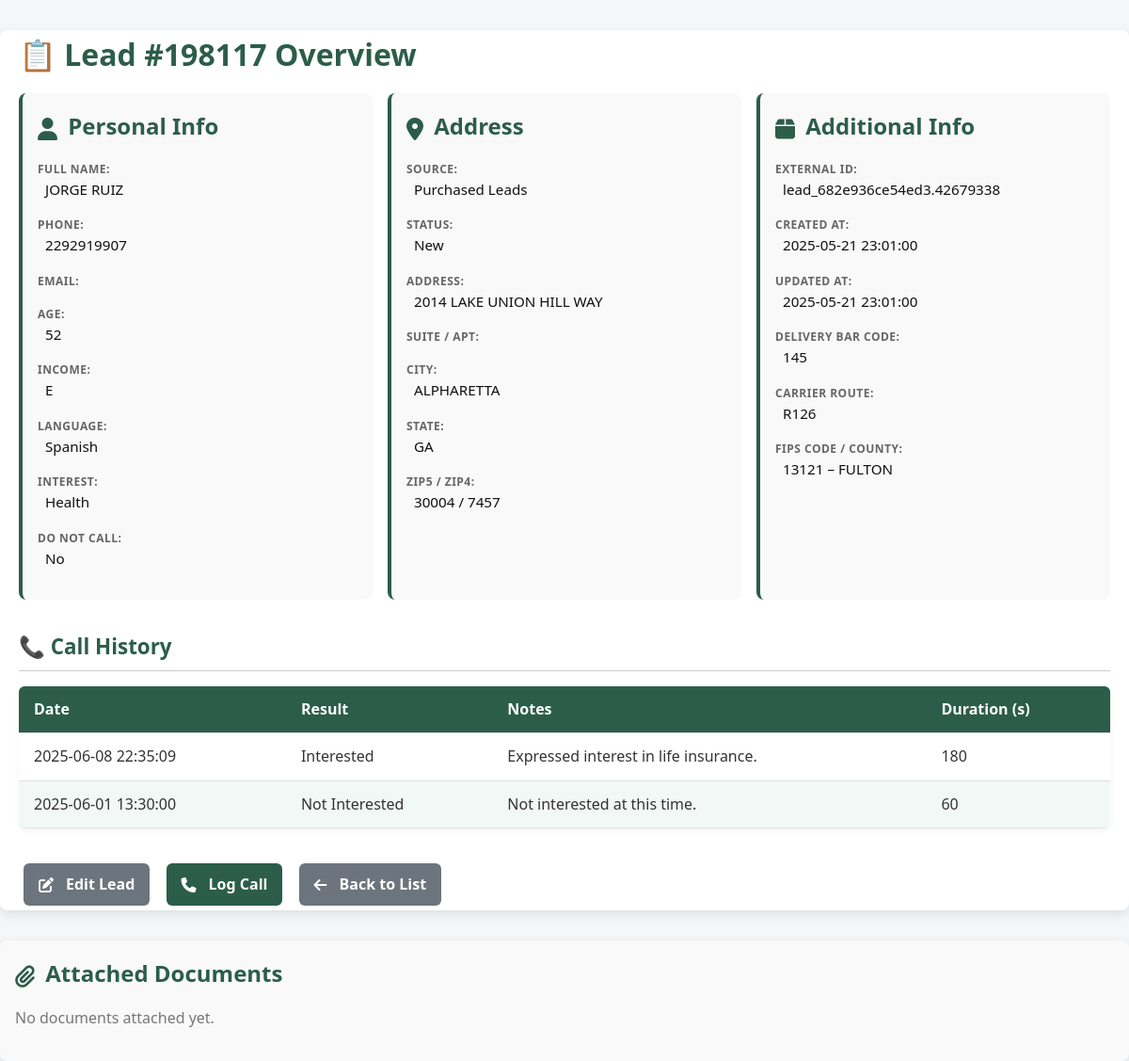
/leads/view.php?id=198117 (signed in), run on the app's committed database.
### tables this page shows
CREATE TABLE `leads` (
  `id` int(11) NOT NULL,
  `external_id` varchar(100) NOT NULL,
  `prefix` varchar(20) DEFAULT NULL,
  `first_name` varchar(50) NOT NULL,
  `mi` varchar(10) DEFAULT NULL,
  `last_name` varchar(50) NOT NULL,
  `phone` varchar(20) NOT NULL,
  `email` varchar(100) DEFAULT NULL,
  `address_line` varchar(150) DEFAULT NULL,
  `suite_apt` varchar(50) DEFAULT NULL,
  `city` varchar(50) DEFAULT NULL,
  `state` char(2) DEFAULT NULL,
  `zip5` char(5) DEFAULT NULL,
  `zip4` char(4) DEFAULT NULL,
  `delivery_point_bar_code` varchar(20) DEFAULT NULL,
  `carrier_route` varchar(20) DEFAULT NULL,
  `fips_county_code` char(5) DEFAULT NULL,
  `county_name` varchar(50) DEFAULT NULL,
  `age` int(11) DEFAULT NULL,
  `insurance_interest_id` int(11) DEFAULT NULL,
  `source_id` int(11) NOT NULL,
  `status_id` int(11) NOT NULL DEFAULT 1,
  `do_not_call` tinyint(1) NOT NULL DEFAULT 0,
  `taken_by` int(11) DEFAULT NULL,
  `taken_at` datetime DEFAULT NULL,
  `created_at` datetime NOT NULL DEFAULT current_timestamp(),
  `updated_at` datetime NOT NULL DEFAULT current_timestamp() ON UPDATE current_timestamp(),
  `income` varchar(10) DEFAULT NULL,
  `language` varchar(10) DEFAULT NULL,
  `notes` text DEFAULT NULL
);

CREATE TABLE `income_ranges` (
  `code` char(1) NOT NULL,
  `description` varchar(100) NOT NULL
);

CREATE TABLE `language_codes` (
  `code` char(2) NOT NULL,
  `description` varchar(100) NOT NULL
);

CREATE TABLE `insurance_interests` (
  `id` int(11) NOT NULL,
  `name` varchar(100) NOT NULL,
  `category` varchar(50) DEFAULT NULL,
  `active` tinyint(1) NOT NULL DEFAULT 1,
  `created_at` datetime NOT NULL DEFAULT current_timestamp()
);

CREATE TABLE `lead_sources` (
  `id` int(11) NOT NULL,
  `name` varchar(100) NOT NULL,
  `description` text DEFAULT NULL,
  `active` tinyint(1) NOT NULL DEFAULT 1,
  `created_at` datetime NOT NULL DEFAULT current_timestamp()
);

CREATE TABLE `lead_statuses` (
  `id` int(11) NOT NULL,
  `name` varchar(50) NOT NULL,
  `description` text DEFAULT NULL,
  `order_index` int(11) NOT NULL DEFAULT 99,
  `created_at` datetime NOT NULL DEFAULT current_timestamp()
);

CREATE TABLE `interactions` (
  `id` int(11) NOT NULL,
  `lead_id` int(11) NOT NULL,
  `user_id` int(11) NOT NULL,
  `disposition_id` int(11) NOT NULL,
  `notes` text DEFAULT NULL,
  `interaction_time` datetime NOT NULL DEFAULT current_timestamp(),
  `duration_seconds` int(11) DEFAULT NULL,
  `created_at` datetime NOT NULL DEFAULT current_timestamp(),
  `updated_at` datetime NOT NULL DEFAULT current_timestamp() ON UPDATE current_timestamp()
);

CREATE TABLE `dispositions` (
  `id` int(11) NOT NULL,
  `name` varchar(50) NOT NULL,
  `created_at` datetime NOT NULL DEFAULT current_timestamp()
);

### lib/db.php (called while the page is built, shortened)
<?php
function getPDO(): PDO
{
    static $pdo;
    if (!$pdo) {
        $dsn = sprintf(
            'mysql:host=%s;port=%d;dbname=%s;charset=utf8mb4',
            DB_HOST,
            DB_PORT,
            DB_NAME
        );
        $pdo = new PDO($dsn, DB_USER, DB_PASS, [
            PDO::ATTR_ERRMODE            => PDO::ERRMODE_EXCEPTION,
            PDO::ATTR_DEFAULT_FETCH_MODE => PDO::FETCH_ASSOC,
        ]);
    }
    return $pdo;
}

### lib/Interaction.php (called while the page is built, shortened)
<?php
require_once __DIR__ . '/db.php';
class Interaction
{
    public static function forLead(int $leadId): array
    {
        $stmt = getPDO()->prepare("
            SELECT i.*, d.name AS disposition, u.name AS agent
            FROM interactions i
            JOIN dispositions d ON i.disposition_id = d.id
            JOIN users u ON i.user_id = u.id
            WHERE i.lead_id = ?
            ORDER BY i.interaction_time DESC
        ");
        $stmt->execute([$leadId]);
        return $stmt->fetchAll();
    }
}

### lib/LeadLock.php (called while the page is built, shortened)
<?php
require_once __DIR__ . '/db.php';
class LeadLock
{
    public static function check(int $leadId): ?array
    {
        $pdo = getPDO();
        $pdo->prepare("DELETE FROM lead_locks WHERE expires_at < NOW()")->execute();
        $stmt = $pdo->prepare("SELECT user_id, locked_at, expires_at FROM lead_locks WHERE lead_id = ? LIMIT 1");
        $stmt->execute([$leadId]);
        return $stmt->fetch() ?: null;
    }
}

### leads/view.php (the view, shortened to what this page needs)
<?php
require_once __DIR__ . '/../lib/db.php';
require_once __DIR__ . '/../lib/Interaction.php';
require_once __DIR__ . '/../lib/LeadLock.php';
$user = Auth::user();
$leadId = (int)($_GET['id'] ?? 0);
$pdo = getPDO();
$stmt = $pdo->prepare("
    SELECT
      l.*,
      so.name   AS source,
      ii.name   AS interest,
      s.name    AS status,
      ir.description AS income_desc,
      lc.description AS language_desc
    FROM leads l
    LEFT JOIN lead_sources        so ON l.source_id              = so.id
    LEFT JOIN insurance_interests ii ON l.insurance_interest_id  = ii.id
    LEFT JOIN lead_statuses       s  ON l.status_id              = s.id
    LEFT JOIN income_ranges       ir ON l.income                 = ir.code
    LEFT JOIN language_codes      lc ON l.language               = lc.code
    WHERE l.id = ?
");
$stmt->execute([$leadId]);
$lead = $stmt->fetch(PDO::FETCH_ASSOC);
$calls = Interaction::forLead($leadId);
$lock = LeadLock::check($leadId);
$isLockedByOther = $lock && $lock['user_id'] !== $user['id'];
$stmt = $pdo->prepare("SELECT * FROM lead_documents WHERE lead_id = ?");
$stmt->execute([$leadId]);
$docs = $stmt->fetchAll(PDO::FETCH_ASSOC);
?>
<!DOCTYPE html>
<html lang="en">
<head>
  <link rel="stylesheet" href="./../assets/css/app.css">
  <link rel="stylesheet" href="https://cdnjs.cloudflare.com/ajax/libs/font-awesome/6.5.0/css/all.min.css ">
</head>
<body>
<div class="container">
  <h1>📋 Lead #<?= $leadId ?> Overview</h1>
  <div class="flex-wrap">
    <div class="section">
      <h3><i class="fas fa-user"></i> Personal Info</h3>
      <dl>
        <dt>FULL NAME:</dt>
        <dd><?= htmlspecialchars(trim("{$lead['first_name']} {$lead['last_name']}")) ?></dd>
        <dt>PHONE:</dt>
        <dd><?= htmlspecialchars($lead['phone']) ?></dd>
        <dt>EMAIL:</dt>
        <dt>AGE:</dt>
        <dd><?= htmlspecialchars($lead['age']) ?></dd>
        <dt>INCOME:</dt>
        <dd><?= htmlspecialchars($lead['income_desc'] ?? '') ?></dd>
        <dt>LANGUAGE:</dt>
        <dd><?= htmlspecialchars($lead['language_desc'] ?? '') ?></dd>
        <dt>INTEREST:</dt>
        <dd><?= htmlspecialchars($lead['interest']) ?></dd>
        <dt>DO NOT CALL:</dt>
        <dd><?= $lead['do_not_call'] ? 'Yes' : 'No' ?></dd>
      </dl>
    </div>
    <div class="section">
      <h3><i class="fas fa-map-marker-alt"></i> Address</h3>
      <dl>
        <dt>SOURCE:</dt>
        <dd><?= htmlspecialchars($lead['source']) ?></dd>
        <dt>STATUS:</dt>
        <dd><?= htmlspecialchars($lead['status']) ?></dd>
        <dt>ADDRESS:</dt>
        <dd><?= htmlspecialchars($lead['address_line']) ?></dd>
        <dt>SUITE / APT:</dt>
        <dt>CITY:</dt>
        <dd><?= htmlspecialchars($lead['city']) ?></dd>
        <dt>STATE:</dt>
        <dd><?= htmlspecialchars($lead['state']) ?></dd>
        <dt>ZIP5 / ZIP4:</dt>
        <dd><?= htmlspecialchars($lead['zip5']) ?> / <?= htmlspecialchars($lead['zip4']) ?></dd>
      </dl>
    </div>
    <div class="section">
      <h3><i class="fas fa-box"></i> Additional Info</h3>
      <dl>
        <dt>EXTERNAL ID:</dt>
        <dd><?= htmlspecialchars($lead['external_id']) ?></dd>
        <dt>CREATED AT:</dt>
        <dd><?= htmlspecialchars($lead['created_at']) ?></dd>
        <dt>UPDATED AT:</dt>
        <dd><?= htmlspecialchars($lead['updated_at']) ?></dd>
        <dt>DELIVERY BAR CODE:</dt>
        <dd><?= htmlspecialchars($lead['delivery_point_bar_code']) ?></dd>
        <dt>CARRIER ROUTE:</dt>
        <dd><?= htmlspecialchars($lead['carrier_route']) ?></dd>
        <dt>FIPS CODE / COUNTY:</dt>
        <dd><?= htmlspecialchars($lead['fips_county_code']) ?> – <?= htmlspecialchars($lead['county_name']) ?></dd>
      </dl>
    </div>
  </div>
  <h2 class="section-title">📞 Call History</h2>
  <table class="table">
    <thead>
      <tr>
        <th>Date</th>
        <th>Result</th>
        <th>Notes</th>
        <th>Duration (s)</th>
      </tr>
    </thead>
    <tbody>
      <?php if (empty($calls)): ?>
        <tr><td colspan="4" style="text-align: center;">No call history available.</td></tr>
      <?php else: ?>
        <?php foreach ($calls as $c): ?>
          <tr>
            <td><?= htmlspecialchars($c['interaction_time']) ?></td>
            <td><?= htmlspecialchars($c['disposition']) ?></td>
            <td><?= nl2br(htmlspecialchars(mb_strimwidth($c['notes'], 0, 60, '…'))) ?></td>
            <td><?= htmlspecialchars($c['duration_seconds']) ?></td>
          </tr>
        <?php endforeach; ?>
      <?php endif; ?>
    </tbody>
  </table>
  <div class="actions">
    <a class="btn btn-secondary" href="edit.php?lead_id=<?= $leadId ?>"><i class="fas fa-edit"></i> Edit Lead</a>
    <?php if ($isLockedByOther): ?>
      <span class="btn disabled"><i class="fas fa-lock"></i> Log Call</span>
    <?php else: ?>
      <a class="btn" href="../calls/add.php?lead_id=<?= $leadId ?>"><i class="fas fa-phone"></i> Log Call</a>
    <?php endif; ?>
    <a class="btn btn-secondary" href="list.php"><i class="fas fa-arrow-left"></i> Back to List</a>
  </div>
</div>
<div class="documents mt-4">
  <h3><i class="fas fa-paperclip"></i> Attached Documents</h3>
  <?php if (empty($docs)): ?>
    <p class="text-muted">No documents attached yet.</p>
  <?php endif; ?>
</div>
</body>
</html>

### assets/css/app.css (style rules this page uses)
*, *:before, *:after { box-sizing: border-box; margin: 0; padding: 0; }
body { font-family: 'Segoe UI', Tahoma, Geneva, Verdana, sans-serif; background-color: #f4f7fa; color: #333; line-height: 1.6; font-size: 1rem; }
a { text-decoration: none; color: inherit; }
.container { max-width: 1200px; margin: 0 auto; padding: 2rem; background-color: #ffffff; border-radius: 8px; box-shadow: 0 4px 12px rgba(0, 0, 0, 0.1); }
h1, h2, h3, h4, h5, h6 { font-weight: bold; margin-bottom: 1rem; color: #2c5d4a; }
h1 { font-size: 2rem; }
h2 { font-size: 1.75rem; }
h3 { font-size: 1.5rem; }
p { margin-bottom: 1rem; }
.section-title { margin: 2rem 0 1rem; font-size: 1.4rem; border-bottom: 1px solid #ccc; padding-bottom: 0.4rem; }
.actions { margin-top: 1.5rem; }
.actions .btn { margin-right: 0.5rem; }
.btn { margin: 5px; display: inline-flex; align-items: center; gap: 0.5rem; padding: 0.6rem 1rem; background-color: #2c5d4a; color: white; text-decoration: none; border-radius: 6px; font-weight: bold; cursor: pointer; transition: background-color 0.3s ease; }
.btn-secondary { background-color: #6c757d; }
.table { width: 100%; border-collapse: collapse; margin-bottom: 1.5rem; background-color: #fff; border-radius: 6px; overflow: hidden; box-shadow: 0 2px 6px rgba(0, 0, 0, 0.05); }
.table th, .table td { padding: 12px 16px; border-bottom: 1px solid #e0e0e0; }
.table th { background-color: #2c5d4a; color: #fff; font-weight: 600; text-align: left; }
.table tr:nth-child(even) { background-color: #f2f8f5; }
.table thead { position: sticky; top: 0; background-color: #2c5d4a; color: white; z-index: 1; }
dl { margin-bottom: 1rem; }
dt { font-weight: bold; font-size: 0.75rem; color: #666; text-transform: uppercase; letter-spacing: 0.5px; margin-top: 1rem; }
dd { font-size: 0.95rem; color: #111; margin: 0 0 0.75rem 0; padding-left: 0.5rem; }
.documents h3 { margin-bottom: 1rem; color: #2c5d4a; }
.btn i.fas { margin-right: 5px; }
.text-muted { color: #888; }
.mt-4 { margin-top: 1.5rem; }
.fas { vertical-align: middle; }
.documents h3 { margin-bottom: 1rem; }
.documents { max-width: 1200px; margin: 0 auto; padding: 2rem; background-color: #ffffff; border-radius: 8px; box-shadow: 0 4px 12px rgba(0, 0, 0, 0.1); }
.fas { margin-right: 5px; }
.container { max-width: 1200px; margin: 2em auto; padding: 0 20px; }
table { width: 100%; border-collapse: collapse; margin-top: 1em; }
th, td { padding: 0.75em; text-align: left; vertical-align: middle; border-bottom: 1px solid #ddd; }
th { background-color: #ecf0f1; }
.text-muted { color: #777; }

### leads/view.php (style rules this page uses)
.section-title { margin: 2rem 0 1rem; font-size: 1.4rem; border-bottom: 1px solid #ccc; padding-bottom: .4rem; }
.actions { margin-top: 2rem; }
.actions .btn { margin-right: .5rem; }
.flex-wrap { display: flex; flex-wrap: wrap; gap: 1rem; }
.section { flex: 1 1 300px; background: #f9f9f9; border-radius: 8px; padding: 1rem; border-left: 4px solid #2c5d4a; }
.documents { margin-top: 2rem; background: #f9f9f9; border-radius: 8px; padding: 1rem; }
.documents h3 { margin-top: 0; }

### data on the page
leads: first_name+last_name "JORGE RUIZ", phone "2292919907", age "52", income_ranges.description "E", language_codes.description "Spanish", insurance_interest.name "Health", source.name "Purchased Leads", status.name "New", address_line "2014 LAKE UNION HILL WAY", city "ALPHARETTA", state "GA", zip5 "30004", zip4 "7457", external "lead_682e936ce54ed3.42679338", created_at "2025-05-21 23:01:00", updated_at "2025-05-21 23:01:00", delivery_point_bar_code "145", carrier_route "R126", fips_county_code "13121", county_name "FULTON"
interactions: interaction_time "2025-06-08 22:35:09", disposition.name "Interested", notes "Expressed interest in life insurance.", duration_seconds "180"
interactions: interaction_time "2025-06-01 13:30:00", disposition.name "Not Interested", notes "Not interested at this time.", duration_seconds "60"

### other printed values
$leadId "198117"
